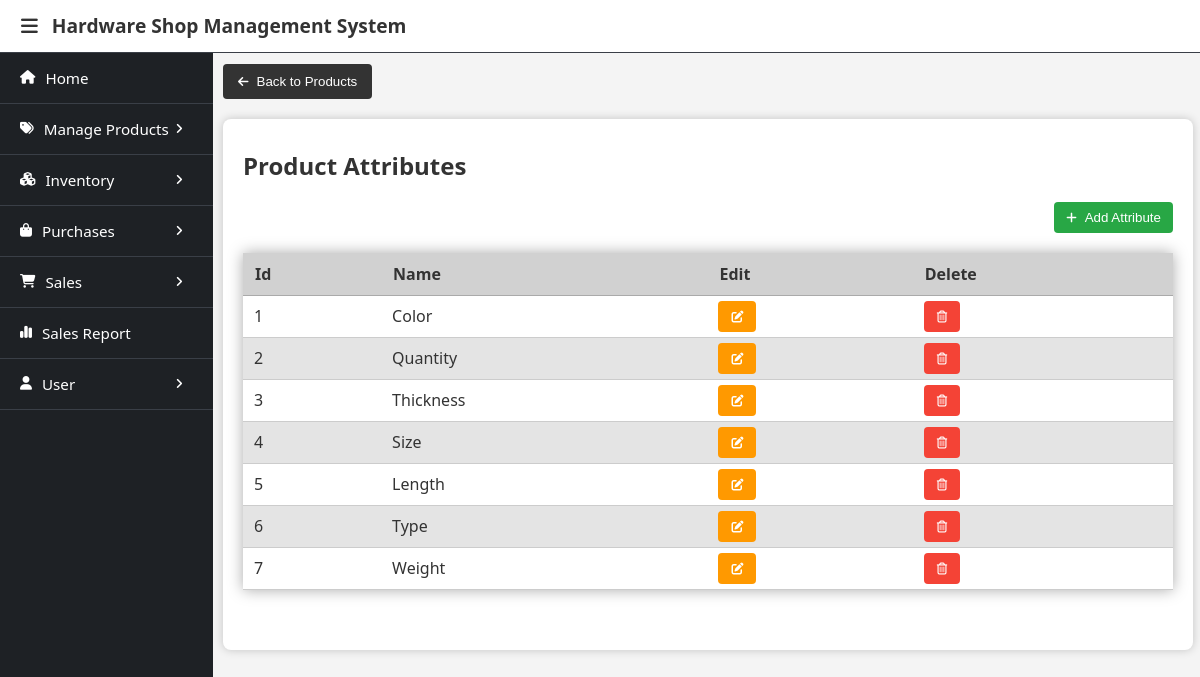
Screenshot of /products/attributes/ (signed in) with the database file from the repository.
### database/models.py (models this page shows, shortened)
class Attribute(models.Model):
    attribute_id = models.BigAutoField(primary_key=True)
    attribute_name = models.CharField(max_length=60)
    class Meta:
        db_table = 'attribute'

### productspecs/views.py (the view)
# urls.py: path('attributes/',ViewAttributes.as_view(), name='view_attributes'),
class ViewAttributes(GroupRequiredMixin, View):
    def get(self, request):
        context = {
            'attributes':Attribute.objects.all()
        }
        return render(request, 'attributes.html', context)

### user/context_processors.py (called while the page is built)
def get_users(request):
    users = User.objects.all()
    return {
        'users': users
    }

### user/templatetags/user_custom_tags.py (called while the page is built)
@register.filter(name='has_group')
def has_group(user, group_name):
    return user.groups.filter(name=group_name).exists()

### user/views.py (called while the page is built)
    def dispatch(self, request, *args, **kwargs):
        user = request.user
        if not user.is_authenticated:
            return redirect('login_page')
        if not any([user.groups.filter(name=group).exists() for group in self.groups_required]):
            print(user.groups)
            return self.handle_no_permission()
        return super().dispatch(request,*args, **kwargs)

### productspecs/templates/attributes.html (shortened to what this page needs)
{% extends 'base.html' %}
{% load user_custom_tags %}
{% block menubar %}
    {% if request.user|has_group:"Owner" %}
        {% include 'owner_menu.html' %}
    {% elif request.user|has_group:"Salesman" %}
        {% include 'salesman_menu.html' %}
    {% endif %}
{% endblock %}
{% block content %}
<a href="/products/"><button><i class="fa-solid fa-arrow-left"></i>Back to Products</button></a>
<div class="container">
    <h2>Product Attributes</h2>
    <a href="/products/attributes/add/"><button class="btn btn-add"><i class="fa-solid fa-plus"></i>Add Attribute</button></a>
    <table class="table">
        <thead>
            <tr>
                <th>Id</th>
                <th>Name</th>
                <th>Edit</th>
                <th>Delete</th>
            </tr>
        </thead>
        <tbody>
            {% for attribute in attributes %}
            <tr>
                <td>{{attribute.attribute_id}}</td>
                <td>{{attribute.attribute_name}}</td>
                <td><a href="{% url 'edit_attribute' attribute.attribute_id %}"><button class="btn btn-edit"><i class="fa-solid fa-pen-to-square m-0"></i></button></a></td>
                <td><a href="{% url 'delete_attribute' attribute.attribute_id %}"><button class="btn btn-delete"><i class="fa-regular fa-trash-can m-0"></i></button></a></td>
            </tr>
            {% endfor %}
        </tbody>
    </table>
</div>
{% endblock %}

### static/css/header_sidebar_layout.css (style rules this page uses)
body { margin: 0; font-family: system-ui, -apple-system, BlinkMacSystemFont, 'Segoe UI', Roboto, Oxygen, Ubuntu, Cantarell, 'Open Sans', 'Helvetica Neue', sans-serif; background-color: #f4f4f4; }

### templates/base.html (style rules this page uses)
.m-0 { margin: 0px !important; }
h1, h2 { color: #333; }
i { margin-right: 8px; font-size: 0.9em; }
.container { background: #fff; padding: 10px 20px 20px; margin: 20px 0; border-radius: 8px; box-shadow: 0 0 10px rgba(0, 0, 0, 0.2); }
button { background-color: #333; color: white; padding: 10px 15px; border: none; border-radius: 4px; cursor: pointer; }
.container .btn { display: inline-block; padding: 8px 13px; border: none; border-radius: 4px; cursor: pointer; color: white; transition: background-color 0.2s; }
.container .btn-edit { background-color: #ff9900; }
.container .btn-delete { background-color: #f44336; }
.container .btn-add, .container .btn-edit-stock { background-color: #28a745; float: right; padding:8px 12px; margin-bottom: 20px; }
table { width: 100%; border-collapse: collapse; margin-bottom: 40px; box-shadow: 0px 0px 14px #aaa; overflow-x: auto; }
th, td { text-align: left; border-bottom: 1px solid #ccc; }
th { background-color: #d1d1d1; padding: 10px 12px; color: #333; border-bottom: 1px solid #aaa; font-weight: bold; }
td { padding: 5px 11px; background-color: #fff; color: #333; }
tr:nth-child(even) td { background-color: #e4e4e4; }

### rows the page displays
Attribute: attribute_id "1", attribute_name "Color"
Attribute: attribute_id "2", attribute_name "Quantity"
Attribute: attribute_id "3", attribute_name "Thickness"
Attribute: attribute_id "4", attribute_name "Size"
Attribute: attribute_id "5", attribute_name "Length"
Attribute: attribute_id "6", attribute_name "Type"
Attribute: attribute_id "7", attribute_name "Weight"
